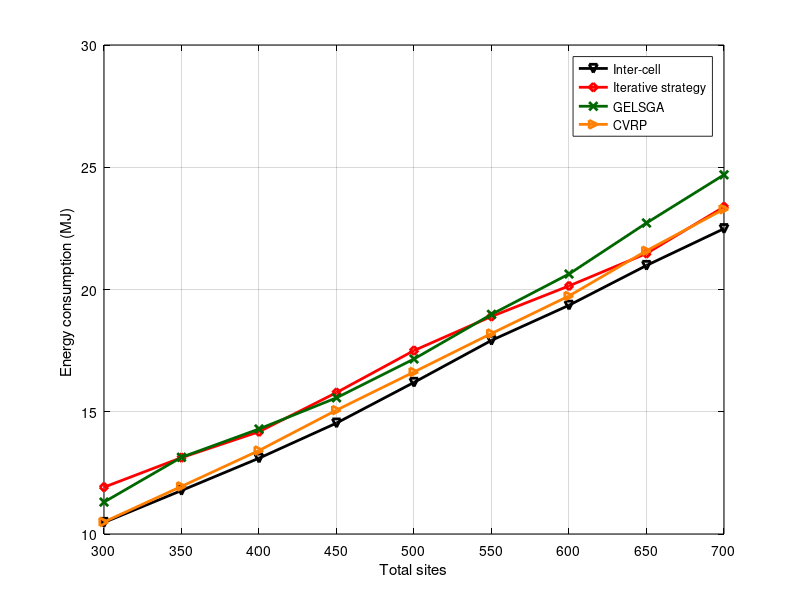

This chart was generated by the following MATLAB code: (Note: this script raises an error after producing the figure.)
x = [300 350 400 450 500 550 600 650 700];
y3 = [11.9142	13.1232	14.1822	15.785	17.5033	18.8977	20.1464	21.4732	23.38]; % iterative
y4 = [10.4717	11.7788	13.1	14.5369	16.2007	17.9188	19.355	20.9836	22.4878]; % inter-cell
y5 = [11.3049	13.1381	14.2954	15.5709	17.1588	18.9832	20.6334	22.7202	24.6916];% GELSGA
y6 = [10.4922	11.9476	13.4144	15.0662	16.6269	18.2011	19.736	21.5841	23.2871]; %CVRP
close all;
figure1 = figure;
% Create axes
axes1 = axes('Parent',figure1);
plot(x,y4,'-kv', 'LineWidth',2);
hold on;
grid on;
plot(x,y3,'-rd', 'LineWidth',2);
plot(x,y5,'-x','Color',[0 0.4 0], 'LineWidth',2);
plot(x,y6,'->','Color',[1 0.5 0], 'LineWidth',2);
xlabel('Total sites');
ylabel('Energy consumption (MJ) ');
legend('Inter-cell','Iterative strategy', 'GELSGA', 'CVRP');
set(axes1,'XColor',[0 0 0],'YColor',[0 0 0]);
xticks([300 350 400 450 500 550 600 650 700]);
xlim([300 700]);
ytickformat('%,4.4g');
xtickformat('%,4.4g');
hold off;